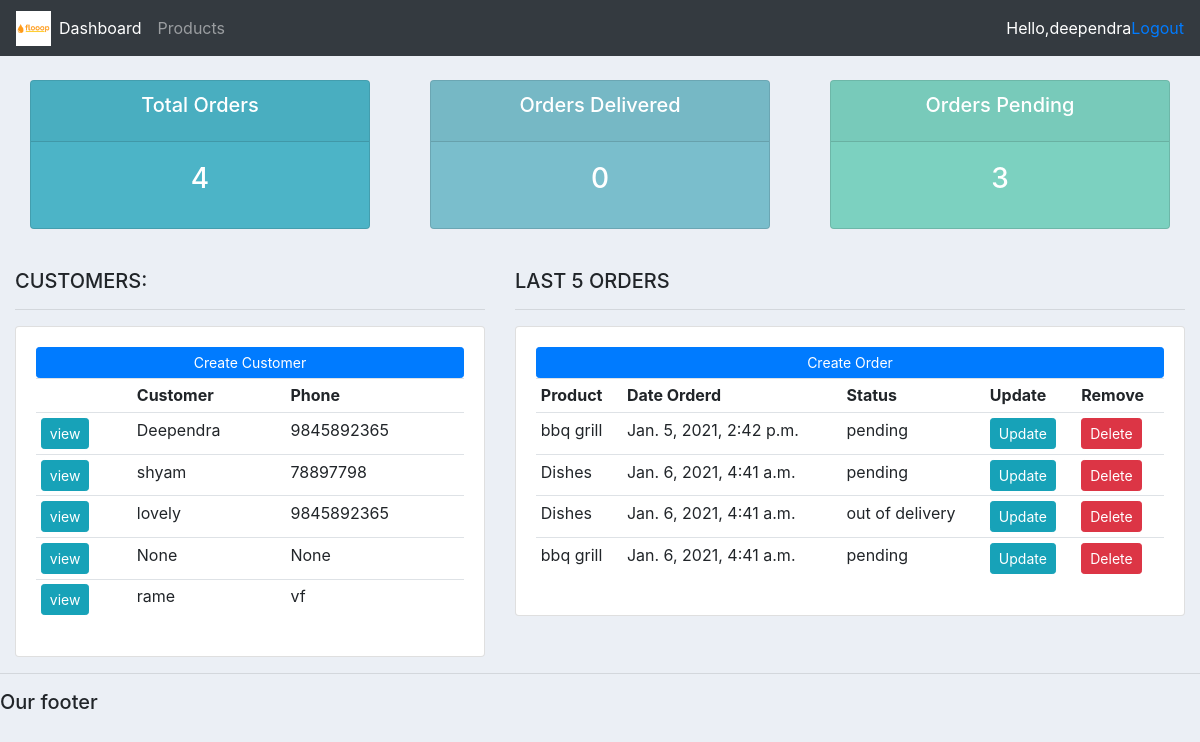
The app's page / (signed in) with its own data.
### accounts/models.py (models this page shows, shortened)
class Customer(models.Model):
    user=models.OneToOneField(User,null=True,blank=True,on_delete=models.CASCADE)
    name=models.CharField(max_length=100,null=True)
    phone=models.CharField(max_length=100,null=True)
    email=models.CharField(max_length=100,null=True)
    profile_pic=models.ImageField(default="download.png",null=True,blank=True)
    date_created=models.DateTimeField(auto_now_add=True,null=True)

class Order(models.Model):
    STATUS=(
        ('pending','pending'),
        ('out of delivery','out of delivery'),
        ('Delivered','Delivered'),
    )
    customer=models.ForeignKey(Customer,null=True,on_delete=models.SET_NULL)
    product=models.ForeignKey(Product,null=True,on_delete=models.SET_NULL)
    date_created=models.DateTimeField(auto_now_add=True,null=True)
    status=models.CharField(max_length=100,null=True,choices=STATUS)
    note=models.CharField(max_length=100,null=True)

class Product(models.Model):
    CATEGORY=(
        ('Indoor','Indoor'),
        ('Out door','Out door')
    )
    name=models.CharField(max_length=100,null=True)
    price=models.FloatField(null=True)
    category=models.CharField(max_length=100,null=True,choices=CATEGORY)
    description=models.CharField(max_length=100,null=True,blank=True)
    date_created=models.DateTimeField(auto_now_add=True,null=True)
    tag=models.ManyToManyField(Tag)
    def __str__(self):
        return self.name

### accounts/decorators.py (the view)
	def wrapper_function(request, *args, **kwargs):
		group = None
		if request.user.groups.exists():
			group = request.user.groups.all()[0].name
		if group == 'customer':
			return redirect('user-page')
		if group == 'admin':
			return view_func(request, *args, **kwargs)

### accounts/views.py (called while the page is built)
@login_required(login_url='login')
@admin_only
def home(request):
    customers=Customer.objects.all()
    orders=Order.objects.all()
    total_order=orders.count()
    pending=orders.filter(status='pending').count()
    delivered=orders.filter(status='Delivered').count()
    context={'customers':customers,'orders':orders,'total_order':total_order,'pending':pending,'delivered':delivered}
    return render(request,'accounts/dashboard.html',context)

### accounts/templates/accounts/dashboard.html
{%  extends 'accounts/main.html' %}
{% block content %}
{%  include 'accounts/status.html' %}
<br>
<div class="row">
	<div class="col-md-5">
		<h5>CUSTOMERS:</h5>
		<hr>
		<div class="card card-body">
			<a class="btn btn-primary  btn-sm btn-block" href="">Create Customer</a>
			<table class="table table-sm">
				<tr>
					<th></th>
					<th>Customer</th>
					<th>Phone</th>
				</tr>
				{% for i in customers %}
					<tr>
						<td><a class="btn btn-sm btn-info" href="{% url 'customer' i.id %}">view</a></td>
						<td>{{i.name}}</td>
						<td>{{i.phone}}</td>
					</tr>
				{% endfor %}
			</table>
		</div>
	</div>
	<div class="col-md-7">
		<h5>LAST 5 ORDERS</h5>
		<hr>
		<div class="card card-body">
			<a class="btn btn-primary  btn-sm btn-block" href="{% url 'createorder' %}">Create Order</a>
			<table class="table table-sm">
				<tr>
					<th>Product</th>
					<th>Date Orderd</th>
					<th>Status</th>
					<th>Update</th>
					<th>Remove</th>
				</tr>
				{% for i in orders %}
					<tr>
						<td>{{i.product}}</td>
						<td>{{i.date_created}}</td>
						<td>{{i.status}}</td>
						<td><a class="btn btn-sm btn-info" href="{% url 'updateorder' i.id %}">Update</a></td>
						<td><a class="btn btn-sm btn-danger" href="{% url 'deleteorder' i.id %}">Delete</a></td>
					</tr>
				{% endfor %}
			</table>
		</div>
	</div>
</div>
{% endblock %}

### accounts/templates/accounts/main.html (shortened to what this page needs)
{% load static %}
<!DOCTYPE html>
<html>
<head>
	<link rel="stylesheet" href="https://stackpath.bootstrapcdn.com/bootstrap/4.3.1/css/bootstrap.min.css">
	<link rel="stylesheet" type="text/css" href="{% static '/css/main.css' %}">
</head>
<body>
	{%  include 'accounts/navbar.html' %}
	<div class="container-fluid">
	{% block content %}
	{% endblock %}
    </div>
	<hr>
	<h5>Our footer</h5>
</body>
</html>

### accounts/templates/accounts/navbar.html (shortened to what this page needs)
{% load static %}
<nav class="navbar navbar-expand-lg navbar-dark bg-dark">
    <img src="{% static 'images/download.png' %}" height="35px">
    <div class="collapse navbar-collapse" id="navbarNav">
      <ul class="navbar-nav">
        {% if request.user.is_staff %}
        <li class="nav-item active">
          <a class="nav-link" href="{% url 'home'%}">Dashboard</a>
        </li>
        <li class="nav-item">
          <a class="nav-link" href="{% url 'product' %}">Products</a>
        </li>
        {% else %}
       <li class="nav-item">
        <a class="nav-link" href="{% url 'account' %}">Settings</a>
      </li>
        {% endif %}
      </ul>
    </div>
    <span style="color:white;">Hello,{{user}}</span>
    <span><a href="{% url 'logout' %}">Logout</a></span>
  </nav>

### accounts/templates/accounts/status.html
<br>
<div class="row">
	<div class="col">
		<div class="col-md">
			<div class="card text-center text-white  mb-3" id="total-orders">
			  	<div class="card-header">
			  		<h5 class="card-title">Total Orders</h5>
			  	</div>
			  	<div class="card-body">
			    	<h3 class="card-title">{{total_order}}</h3>
			  	</div>
			</div>
		</div>
	</div>
	<div class="col">
		<div class="col-md">
			<div class="card text-center text-white  mb-3" id="orders-delivered">
			  	<div class="card-header">
			  		<h5 class="card-title">Orders Delivered</h5>
			  	</div>
			  	<div class="card-body">
			    	<h3 class="card-title">{{delivered}}</h3>
			  	</div>
			</div>
		</div>
	</div>
	<div class="col">
		<div class="col-md">
			<div class="card text-center text-white  mb-3" id="orders-pending">
			  	<div class="card-header">
			  		<h5 class="card-title">Orders Pending</h5>
			  	</div>
			  	<div class="card-body">
			    	<h3 class="card-title">{{pending}}</h3>
			  	</div>
			</div>
		</div>
	</div>
</div>

### accounts/static/css/main.css (style rules this page uses)
body { background-color: #ebeff5; }
#total-orders { background-color: #4cb4c7; }
#orders-delivered { background-color: #7abecc; }
#orders-pending { background-color: #7CD1C0; }

### records on screen
Customer: name "Deependra", phone "9845892365"
Customer: name "shyam", phone "78897798"
Customer: name "lovely", phone "9845892365"
Customer: name "None", phone "None"
Customer: name "rame", phone "vf"
Order: product "bbq grill", date_created "Jan. 5, 2021, 2:42 p.m.", status "pending"
Order: product "Dishes", date_created "Jan. 6, 2021, 4:41 a.m.", status "pending"
Order: product "Dishes", date_created "Jan. 6, 2021, 4:41 a.m.", status "out of delivery"
Order: product "bbq grill", date_created "Jan. 6, 2021, 4:41 a.m.", status "pending"

### other values on screen
{{ user }} "deependra"
{{ total_order }} "4"
{{ delivered }} "0"
{{ pending }} "3"
